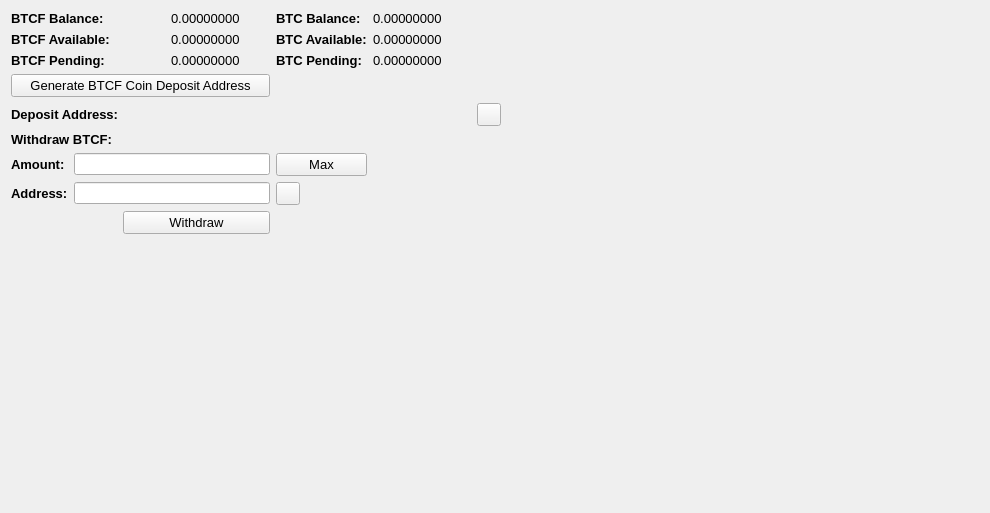
     <widget class="QWidget" name="BalanceTab">
      <attribute name="title">
       <string>Balance</string>
      </attribute>
      <layout class="QGridLayout" name="gridLayout_2">
       <item row="0" column="0" colspan="2">
        <widget class="QLabel" name="label_11">
         <property name="font">
          <font>
           <pointsize>10</pointsize>
           <weight>75</weight>
           <bold>true</bold>
          </font>
         </property>
         <property name="text">
          <string>BTCF Balance:</string>
         </property>
        </widget>
       </item>
       <item row="0" column="3">
        <widget class="QLabel" name="BTCFBalanceLabel">
         <property name="font">
          <font>
           <pointsize>10</pointsize>
          </font>
         </property>
         <property name="text">
          <string>0.00000000</string>
         </property>
         <property name="textInteractionFlags">
          <set>Qt::LinksAccessibleByMouse|Qt::TextSelectableByMouse</set>
         </property>
        </widget>
       </item>
       <item row="0" column="4">
        <widget class="QLabel" name="label_12">
         <property name="font">
          <font>
           <pointsize>10</pointsize>
           <weight>75</weight>
           <bold>true</bold>
          </font>
         </property>
         <property name="text">
          <string>BTC Balance:</string>
         </property>
        </widget>
       </item>
       <item row="0" column="5">
        <widget class="QLabel" name="BitcoinBalanceLabel">
         <property name="font">
          <font>
           <pointsize>10</pointsize>
          </font>
         </property>
         <property name="text">
          <string>0.00000000</string>
         </property>
         <property name="textInteractionFlags">
          <set>Qt::LinksAccessibleByMouse|Qt::TextSelectableByMouse</set>
         </property>
        </widget>
       </item>
       <item row="0" column="7" rowspan="10">
        <spacer name="horizontalSpacer_4">
         <property name="orientation">
          <enum>Qt::Horizontal</enum>
         </property>
         <property name="sizeHint" stdset="0">
          <size>
           <width>478</width>
           <height>488</height>
          </size>
         </property>
        </spacer>
       </item>
       <item row="1" column="0" colspan="2">
        <widget class="QLabel" name="label_13">
         <property name="font">
          <font>
           <pointsize>10</pointsize>
           <weight>75</weight>
           <bold>true</bold>
          </font>
         </property>
         <property name="text">
          <string>BTCF Available:</string>
         </property>
        </widget>
       </item>
       <item row="1" column="3">
        <widget class="QLabel" name="BTCFAvailableLabel_2">
         <property name="font">
          <font>
           <pointsize>10</pointsize>
          </font>
         </property>
         <property name="text">
          <string>0.00000000</string>
         </property>
         <property name="textInteractionFlags">
          <set>Qt::LinksAccessibleByMouse|Qt::TextSelectableByMouse</set>
         </property>
        </widget>
       </item>
       <item row="1" column="4">
        <widget class="QLabel" name="label_15">
         <property name="font">
          <font>
           <pointsize>10</pointsize>
           <weight>75</weight>
           <bold>true</bold>
          </font>
         </property>
         <property name="text">
          <string>BTC Available:</string>
         </property>
        </widget>
       </item>
       <item row="1" column="5">
        <widget class="QLabel" name="BitcoinAvailableLabel">
         <property name="font">
          <font>
           <pointsize>10</pointsize>
          </font>
         </property>
         <property name="text">
          <string>0.00000000</string>
         </property>
         <property name="textInteractionFlags">
          <set>Qt::LinksAccessibleByMouse|Qt::TextSelectableByMouse</set>
         </property>
        </widget>
       </item>
       <item row="2" column="0" colspan="2">
        <widget class="QLabel" name="label_14">
         <property name="font">
          <font>
           <pointsize>10</pointsize>
           <weight>75</weight>
           <bold>true</bold>
          </font>
         </property>
         <property name="text">
          <string>BTCF Pending:</string>
         </property>
        </widget>
       </item>
       <item row="2" column="3">
        <widget class="QLabel" name="BTCFPendingLabel">
         <property name="font">
          <font>
           <pointsize>10</pointsize>
          </font>
         </property>
         <property name="text">
          <string>0.00000000</string>
         </property>
         <property name="textInteractionFlags">
          <set>Qt::LinksAccessibleByMouse|Qt::TextSelectableByMouse</set>
         </property>
        </widget>
       </item>
       <item row="2" column="4">
        <widget class="QLabel" name="label_31">
         <property name="font">
          <font>
           <pointsize>10</pointsize>
           <weight>75</weight>
           <bold>true</bold>
          </font>
         </property>
         <property name="text">
          <string>BTC Pending:</string>
         </property>
        </widget>
       </item>
       <item row="2" column="5">
        <widget class="QLabel" name="BitcoinPendingLabel">
         <property name="font">
          <font>
           <pointsize>10</pointsize>
          </font>
         </property>
         <property name="text">
          <string>0.00000000</string>
         </property>
         <property name="textInteractionFlags">
          <set>Qt::LinksAccessibleByMouse|Qt::TextSelectableByMouse</set>
         </property>
        </widget>
       </item>
       <item row="3" column="0" colspan="4">
        <widget class="QPushButton" name="GenDepositBTN">
         <property name="font">
          <font>
           <pointsize>10</pointsize>
          </font>
         </property>
         <property name="text">
          <string>Generate BTCF Coin Deposit Address</string>
         </property>
        </widget>
       </item>
       <item row="4" column="0" colspan="3">
        <widget class="QLabel" name="label_33">
         <property name="font">
          <font>
           <pointsize>10</pointsize>
           <weight>75</weight>
           <bold>true</bold>
          </font>
         </property>
         <property name="text">
          <string>Deposit Address:</string>
         </property>
        </widget>
       </item>
       <item row="4" column="3" colspan="3">
        <widget class="QLabel" name="DepositAddressLabel">
         <property name="minimumSize">
          <size>
           <width>300</width>
           <height>0</height>
          </size>
         </property>
         <property name="palette">
          <palette>
           <active>
            <colorrole role="WindowText">
             <brush brushstyle="SolidPattern">
              <color alpha="255">
               <red>0</red>
               <green>0</green>
               <blue>0</blue>
              </color>
             </brush>
            </colorrole>
            <colorrole role="Text">
             <brush brushstyle="SolidPattern">
              <color alpha="255">
               <red>0</red>
               <green>0</green>
               <blue>255</blue>
              </color>
             </brush>
            </colorrole>
           </active>
           <inactive>
            <colorrole role="WindowText">
             <brush brushstyle="SolidPattern">
              <color alpha="255">
               <red>0</red>
               <green>0</green>
               <blue>0</blue>
              </color>
             </brush>
            </colorrole>
            <colorrole role="Text">
             <brush brushstyle="SolidPattern">
              <color alpha="255">
               <red>0</red>
               <green>0</green>
               <blue>255</blue>
              </color>
             </brush>
            </colorrole>
           </inactive>
           <disabled>
            <colorrole role="WindowText">
             <brush brushstyle="SolidPattern">
              <color alpha="255">
               <red>120</red>
               <green>120</green>
               <blue>120</blue>
              </color>
             </brush>
            </colorrole>
            <colorrole role="Text">
             <brush brushstyle="SolidPattern">
              <color alpha="255">
               <red>120</red>
               <green>120</green>
               <blue>120</blue>
              </color>
             </brush>
            </colorrole>
           </disabled>
          </palette>
         </property>
         <property name="font">
          <font>
           <pointsize>10</pointsize>
           <weight>75</weight>
           <bold>true</bold>
          </font>
         </property>
         <property name="text">
          <string/>
         </property>
         <property name="alignment">
          <set>Qt::AlignRight|Qt::AlignTrailing|Qt::AlignVCenter</set>
         </property>
         <property name="textInteractionFlags">
          <set>Qt::LinksAccessibleByMouse|Qt::TextSelectableByKeyboard|Qt::TextSelectableByMouse</set>
         </property>
        </widget>
       </item>
       <item row="4" column="6">
        <widget class="QToolButton" name="DepositCopyButton">
         <property name="toolTip">
          <string>Copy to clipboard</string>
         </property>
         <property name="text">
          <string/>
         </property>
         <property name="icon">
          <iconset resource="../bitcoin.qrc">
           <normaloff>:/icons/editcopy</normaloff>:/icons/editcopy</iconset>
         </property>
         <property name="shortcut">
          <string>Alt+P</string>
         </property>
        </widget>
       </item>
       <item row="5" column="0" colspan="2">
        <widget class="QLabel" name="label_34">
         <property name="font">
          <font>
           <pointsize>10</pointsize>
           <weight>75</weight>
           <bold>true</bold>
          </font>
         </property>
         <property name="text">
          <string>Withdraw BTCF:</string>
         </property>
        </widget>
       </item>
       <item row="6" column="0">
        <widget class="QLabel" name="label_26">
         <property name="font">
          <font>
           <pointsize>10</pointsize>
           <weight>75</weight>
           <bold>true</bold>
          </font>
         </property>
         <property name="text">
          <string>Amount:</string>
         </property>
        </widget>
       </item>
       <item row="6" column="1" colspan="3">
        <widget class="QLineEdit" name="WithdrawUnitsInput">
         <property name="font">
          <font>
           <pointsize>9</pointsize>
           <weight>75</weight>
           <bold>true</bold>
          </font>
         </property>
         <property name="text">
          <string/>
         </property>
        </widget>
       </item>
       <item row="6" column="4">
        <widget class="QPushButton" name="Withdraw_Max_Amount">
         <property name="font">
          <font>
           <pointsize>10</pointsize>
          </font>
         </property>
         <property name="text">
          <string>Max</string>
         </property>
        </widget>
       </item>
       <item row="7" column="0">
        <widget class="QLabel" name="label_10">
         <property name="font">
          <font>
           <pointsize>10</pointsize>
           <weight>75</weight>
           <bold>true</bold>
          </font>
         </property>
         <property name="text">
          <string>Address:</string>
         </property>
        </widget>
       </item>
       <item row="7" column="1" colspan="3">
        <widget class="QLineEdit" name="WithdrawAddress">
         <property name="font">
          <font>
           <pointsize>9</pointsize>
           <weight>75</weight>
           <bold>true</bold>
          </font>
         </property>
        </widget>
       </item>
       <item row="7" column="4">
        <widget class="QToolButton" name="WithdrawPasteButton">
         <property name="toolTip">
          <string>Paste from clipboard</string>
         </property>
         <property name="text">
          <string/>
         </property>
         <property name="icon">
          <iconset resource="../bitcoin.qrc">
           <normaloff>:/icons/editpaste</normaloff>:/icons/editpaste</iconset>
         </property>
         <property name="shortcut">
          <string>Alt+P</string>
         </property>
        </widget>
       </item>
       <item row="8" column="2" colspan="2">
        <widget class="QPushButton" name="WithdrawUnitsBtn">
         <property name="font">
          <font>
           <pointsize>10</pointsize>
          </font>
         </property>
         <property name="text">
          <string>Withdraw</string>
         </property>
        </widget>
       </item>
       <item row="9" column="0" colspan="6">
        <spacer name="verticalSpacer">
         <property name="orientation">
          <enum>Qt::Vertical</enum>
         </property>
         <property name="sizeHint" stdset="0">
          <size>
           <width>428</width>
           <height>262</height>
          </size>
         </property>
        </spacer>
       </item>
      </layout>
      <zorder>label_31</zorder>
      <zorder>label_15</zorder>
      <zorder>label_12</zorder>
      <zorder>label_14</zorder>
      <zorder>label_13</zorder>
      <zorder>label_11</zorder>
      <zorder>BitcoinBalanceLabel</zorder>
      <zorder>BTCFBalanceLabel</zorder>
      <zorder>BTCFAvailableLabel_2</zorder>
      <zorder>BTCFPendingLabel</zorder>
      <zorder>BitcoinAvailableLabel</zorder>
      <zorder>BitcoinPendingLabel</zorder>
      <zorder>label_33</zorder>
      <zorder>GenDepositBTN</zorder>
      <zorder>DepositAddressLabel</zorder>
      <zorder>Withdraw_Max_Amount</zorder>
      <zorder>label_34</zorder>
      <zorder>WithdrawUnitsInput</zorder>
      <zorder>label_10</zorder>
      <zorder>label_26</zorder>
      <zorder>WithdrawAddress</zorder>
      <zorder>WithdrawUnitsBtn</zorder>
      <zorder>horizontalSpacer_4</zorder>
      <zorder>verticalSpacer</zorder>
      <zorder>WithdrawPasteButton</zorder>
      <zorder>DepositCopyButton</zorder>
     </widget>
